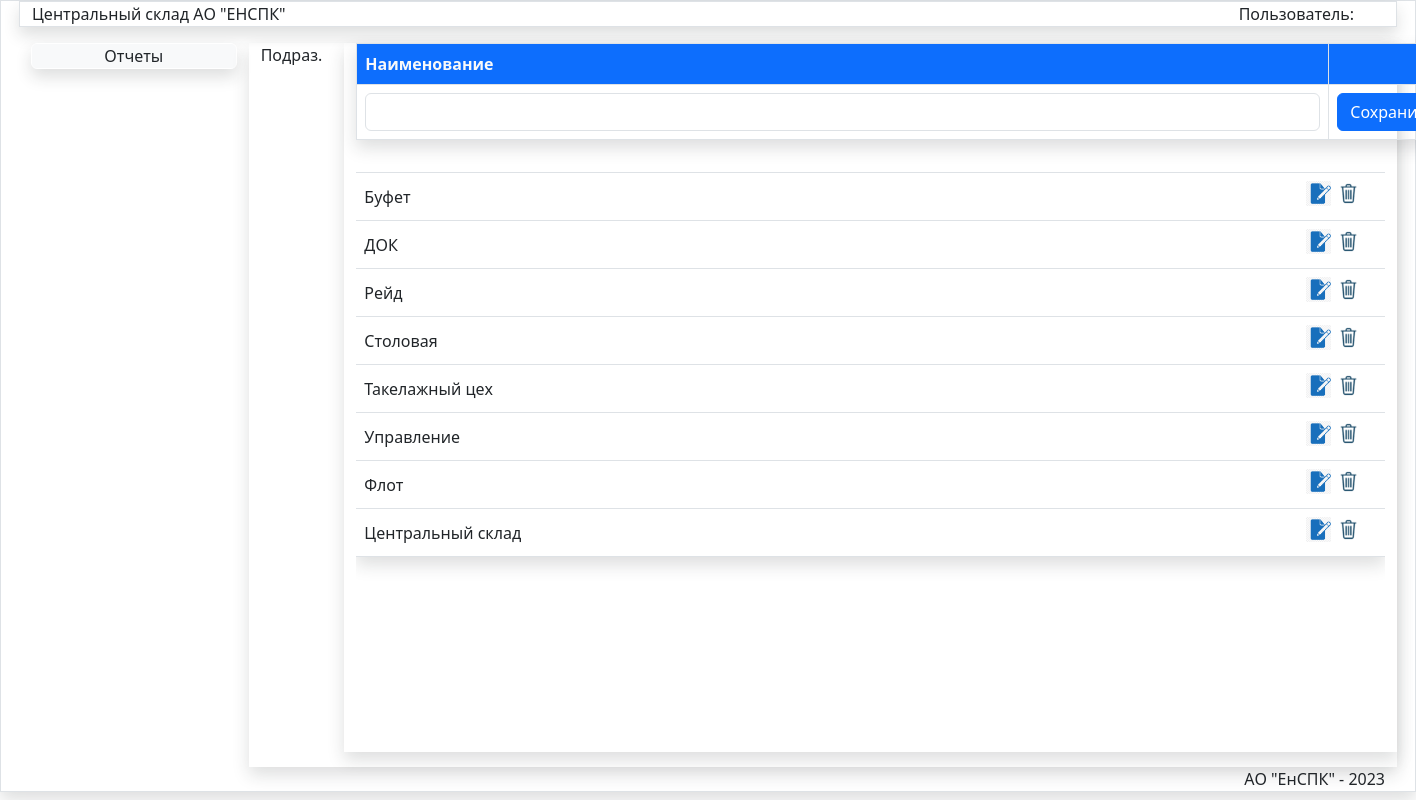
The app's page /podraz/, older data.
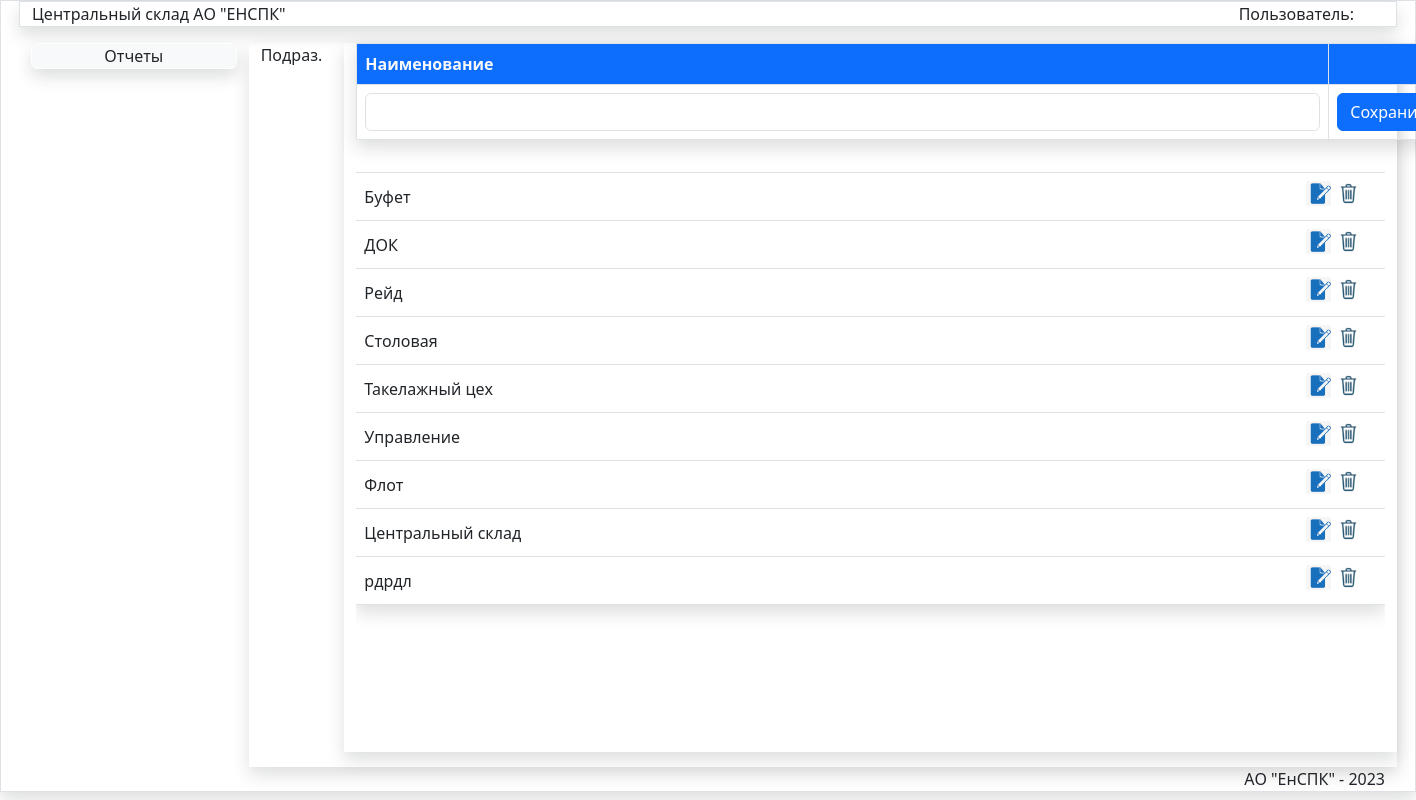
The same page, newer data.
### store/models.py (models this page shows, shortened)
class Podraz(models.Model):
    title = models.CharField(max_length=150, verbose_name='Название подразделения', unique=True)
    class Meta:
        verbose_name = 'Подразделение'
        verbose_name_plural = 'Подразделения'
        ordering = ['title', ]

### store/views.py (the view)
# urls.py: path('podraz/', PodrazList, name='PodrazList'),
def PodrazList(request):
    unit = Podraz.objects.all()
    form = PodrazForm()
    return render(request, 'store/spr/SprList.html', {'title': "Подраз.",
                                                      'unit': unit, 'form': form, 'pic_label': 'Подраз.',
                                                      'url_delete': reverse('PodrazDelete'),
                                                      'url_name': reverse('SavePodraz'),
                                                      'url_update': reverse('PodrazUpdate')
                                                      })

### store/forms.py
class PodrazForm(forms.ModelForm):
   class Meta:
      model = Podraz
      fields = ['title']
      widgets = {
    'title': forms.TextInput(attrs={'class': 'form-control', 'style':'width:955px;','id':'idtitle'}),
         }

### store/templates/store/spr/SprList.html (shortened to what this page needs)
{% extends 'store/menu.html' %}
{% load static %}
{% block DataArea %}
<div class="row">
    <div class="col-md-1  ">{{pic_label}}</div>
<div class="col-md-11 mx-auto shadow">
 <table class="table shadow table-bordered table-hover" >
  <thead class="bg-primary text-light">
  <th style="width:90%">Наименование</th>
    <th style="width:10%"></th>
  </thead>
  <tr><td>
 <form action={{url_name}} method="post" id="postspr-form">{% csrf_token %}
 <input type="hidden" name="unit_id " id="unit_id">{{ form.title}} </td>
<td>
 <button type="submit" class="btn btn-primary " id="savebtn" >Сохранить</button></td>
</tr>
</table>
<div class="scrolltable">
<table class="table shadow table-hover ">
  <thead >
  <th style="width:90%"></th>
    <th style="width:10%"></th>
  </thead>
<tbody id="tbody">
{% for item in unit %}
<tr>
<td  class="align-middle">{{item.title}}</td>
<td class="text-center align-middle text-end" ><input data-sid="{{item.pk}}" data-update="{{url_update}}" value="Update" type="image" class="btn-update" src="{% static '/images/edit2.png' %}" width="25px" >
<input data-sid="{{item.pk}}" data-del="{{url_delete}}" class="btn-del " value="Delete" type="image" src="{% static '/images/del.png' %}" width="25px"> </td>
</tr>
{% endfor %}
</tbody>
</table>
</div>
</div>
</div>
{% endblock DataArea %}

Row changes from the older to the newer data that the page shows:
added Podraz: title "рдрдл"
